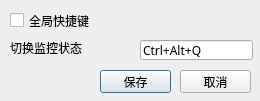
<?xml version="1.0" encoding="UTF-8"?>
<ui version="4.0">
 <class>HotkeyConfigure</class>
 <widget class="QDialog" name="HotkeyConfigure">
  <property name="geometry">
   <rect>
    <x>0</x>
    <y>0</y>
    <width>260</width>
    <height>101</height>
   </rect>
  </property>
  <property name="font">
   <font>
    <family>微软雅黑</family>
   </font>
  </property>
  <property name="windowTitle">
   <string>配置快捷键</string>
  </property>
  <widget class="QLabel" name="switchPeekStatusLabel">
   <property name="geometry">
    <rect>
     <x>10</x>
     <y>40</y>
     <width>81</width>
     <height>16</height>
    </rect>
   </property>
   <property name="text">
    <string>切换监控状态</string>
   </property>
  </widget>
  <widget class="QPushButton" name="saveButton">
   <property name="geometry">
    <rect>
     <x>100</x>
     <y>70</y>
     <width>71</width>
     <height>23</height>
    </rect>
   </property>
   <property name="text">
    <string>保存</string>
   </property>
  </widget>
  <widget class="QPushButton" name="cancelButton">
   <property name="geometry">
    <rect>
     <x>180</x>
     <y>70</y>
     <width>71</width>
     <height>23</height>
    </rect>
   </property>
   <property name="text">
    <string>取消</string>
   </property>
  </widget>
  <widget class="QLineEdit" name="switchPeekStatus">
   <property name="geometry">
    <rect>
     <x>140</x>
     <y>40</y>
     <width>113</width>
     <height>20</height>
    </rect>
   </property>
   <property name="inputMask">
    <string>Ctrl+Alt+Q</string>
   </property>
   <property name="text">
    <string>Ctrl+Alt+Q</string>
   </property>
  </widget>
  <widget class="QCheckBox" name="hotkeyCheckBox">
   <property name="geometry">
    <rect>
     <x>10</x>
     <y>10</y>
     <width>81</width>
     <height>21</height>
    </rect>
   </property>
   <property name="text">
    <string>全局快捷键</string>
   </property>
  </widget>
 </widget>
 <resources/>
 <connections/>
</ui>
